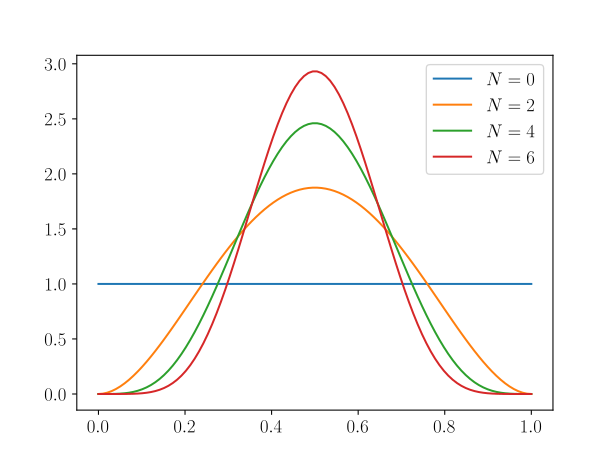

Source code (Python):
import matplotlib.pyplot as plt
import numpy as np
NS=[0,2, 4, 6]
def dist_gen(n):
    return lambda x: (x**n)*((1-x)**n)*(2*n+1)*((np.math.factorial(2*n))/(np.math.factorial(n)**2))
xs=np.linspace(0, 1, 100)
for i in NS:
    a=dist_gen(i)
    plt.plot(xs, a(xs))
plt.legend([r"$N={}$".format(i) for i in NS])
plt.savefig("bayes_graphs.svg")
